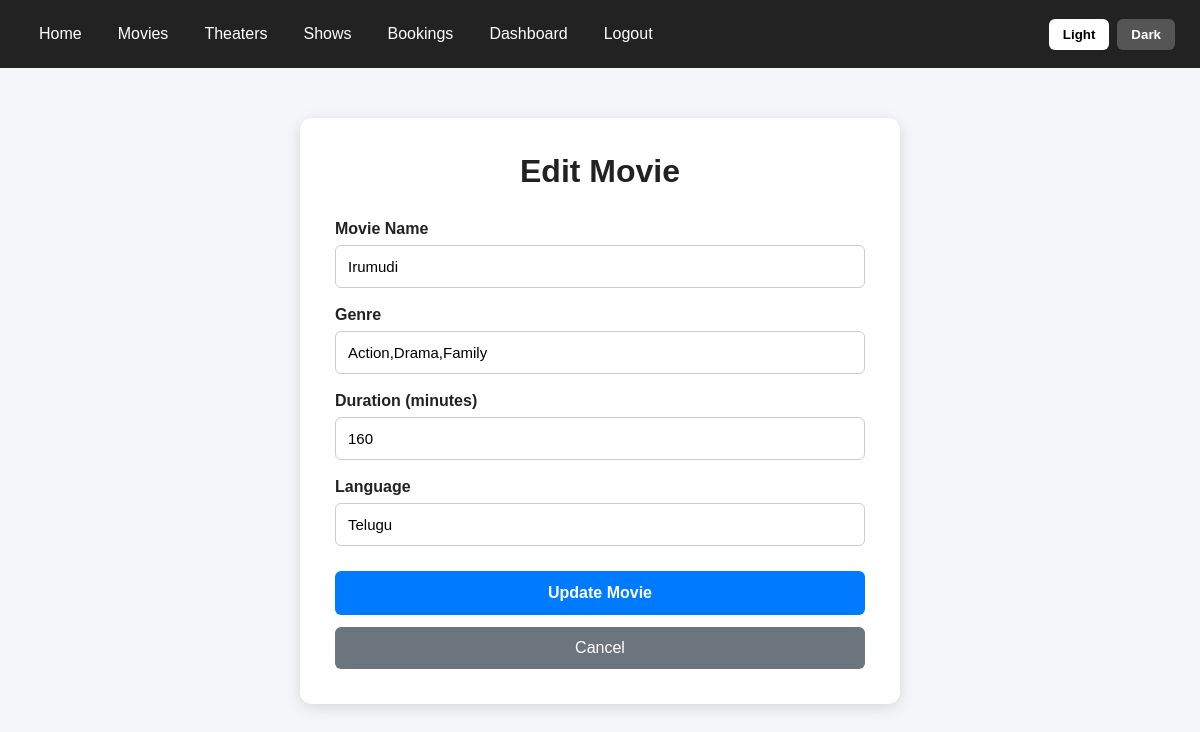
The page /movies/edit/1 (signed in) on the database its author committed.
### tables this page shows
CREATE TABLE movies (
            id INTEGER PRIMARY KEY AUTOINCREMENT,
            name TEXT NOT NULL,
            genre TEXT NOT NULL,
            duration INTEGER NOT NULL,
            language TEXT NOT NULL
        );

### server.py (the view, shortened to what this page needs)
@app.route(
    "/movies/edit/<int:id>",
    methods=["GET", "POST"]
)
@login_required
def edit_movie(id):
    conn = db()
    movie = conn.execute(
        """
        SELECT *
        FROM movies
        WHERE id = ?
        """,
        (id,)
    ).fetchone()
    conn.close()
    return render_template(
        "movie_form.html",
        movie=movie
    )

### server.py (called while the page is built, shortened)
def db():
    conn = sqlite3.connect(DB)
    conn.row_factory = sqlite3.Row
    return conn

def login_required(view):
    @wraps(view)
    def wrapped(*args, **kwargs):
        return view(*args, **kwargs)
    return wrapped

### templates/movie_form.html (shortened to what this page needs)
<!DOCTYPE html>
<html lang="en">
<head>
</head>
<body>
    <nav>
        <a href="{{ url_for('home') }}">
            Home
        </a>
        <a href="{{ url_for('movies') }}">
            Movies
        </a>
        <a href="{{ url_for('theaters') }}">
            Theaters
        </a>
        <a href="{{ url_for('shows') }}">
            Shows
        </a>
        <a href="{{ url_for('bookings') }}">
            Bookings
        </a>
        <a href="{{ url_for('dashboard') }}">
            Dashboard
        </a>
        <a href="{{ url_for('logout') }}">
            Logout
        </a>
        <div class="theme-buttons">
            <button
                type="button"
                class="light-btn"
                onclick="setLight()">
                Light
            </button>
            <button
                type="button"
                class="dark-btn"
                onclick="setDark()">
                Dark
            </button>
        </div>
    </nav>
    <div class="container">
        <div class="form-box">
            <h1>
                {% if movie %}
                    Edit Movie
                {% else %}
                    Add Movie
                {% endif %}
            </h1>
            <form method="POST">
                <label for="title">
                    Movie Name
                </label>
                <input
                    type="text"
                    id="title"
                    name="title"
                    value="{{ movie['name'] if movie else ''}}"
                    placeholder="Enter movie name"
                    required>
                <label for="genre">
                    Genre
                </label>
                <input
                    type="text"
                    id="genre"
                    name="genre"
                    value="{{ movie['genre'] if movie else '' }}"
                    placeholder="Enter genre"
                    required>
                <label for="duration">
                    Duration (minutes)
                </label>
                <input
                    type="number"
                    id="duration"
                    name="duration"
                    value="{{ movie['duration'] if movie else '' }}"
                    placeholder="Enter duration in minutes"
                    min="1"
                    required>
                <label for="language">
                    Language
                </label>
                <input
                    type="text"
                    id="language"
                    name="language"
                    value="{{ movie['language'] if movie else '' }}"
                    placeholder="Enter language"
                    required>
                <button
                    type="submit"
                    class="submit-btn">
                    {% if movie %}
                        Update Movie
                    {% else %}
                        Add Movie
                    {% endif %}
                </button>
                <a
                    href="{{ url_for('movies') }}"
                    class="cancel-btn">
                    Cancel
                </a>
            </form>
        </div>
    </div>
</body>
</html>

### templates/movie_form.html (style rules this page uses)
* { box-sizing: border-box; }
body { margin: 0; font-family: Arial, sans-serif; background: #f4f6f9; color: #222; transition: 0.3s; }
nav { background: #222; padding: 15px 25px; display: flex; align-items: center; gap: 8px; flex-wrap: wrap; }
nav a { color: white; text-decoration: none; padding: 10px 14px; border-radius: 6px; }
.theme-buttons { margin-left: auto; display: flex; gap: 8px; }
.theme-buttons button { padding: 8px 14px; border: none; border-radius: 6px; cursor: pointer; font-weight: bold; }
.light-btn { background: white; color: black; }
.dark-btn { background: #555; color: white; }
.container { width: 90%; max-width: 600px; margin: 50px auto; }
.form-box { background: white; padding: 35px; border-radius: 12px; box-shadow: 0 4px 15px rgba(0, 0, 0, 0.12); }
h1 { text-align: center; margin-top: 0; margin-bottom: 30px; }
label { display: block; margin-top: 18px; margin-bottom: 7px; font-weight: bold; }
input { width: 100%; padding: 12px; border: 1px solid #ccc; border-radius: 6px; font-size: 15px; }
.submit-btn { width: 100%; margin-top: 25px; padding: 13px; background: #007bff; color: white; border: none; border-radius: 6px; font-size: 16px; font-weight: bold; cursor: pointer; }
.cancel-btn { display: block; width: 100%; margin-top: 12px; padding: 12px; background: #6c757d; color: white; text-decoration: none; text-align: center; border-radius: 6px; }

### rows shown on the page
movies: title "Irumudi", genre "Action,Drama,Family", duration "160", language "Telugu"
